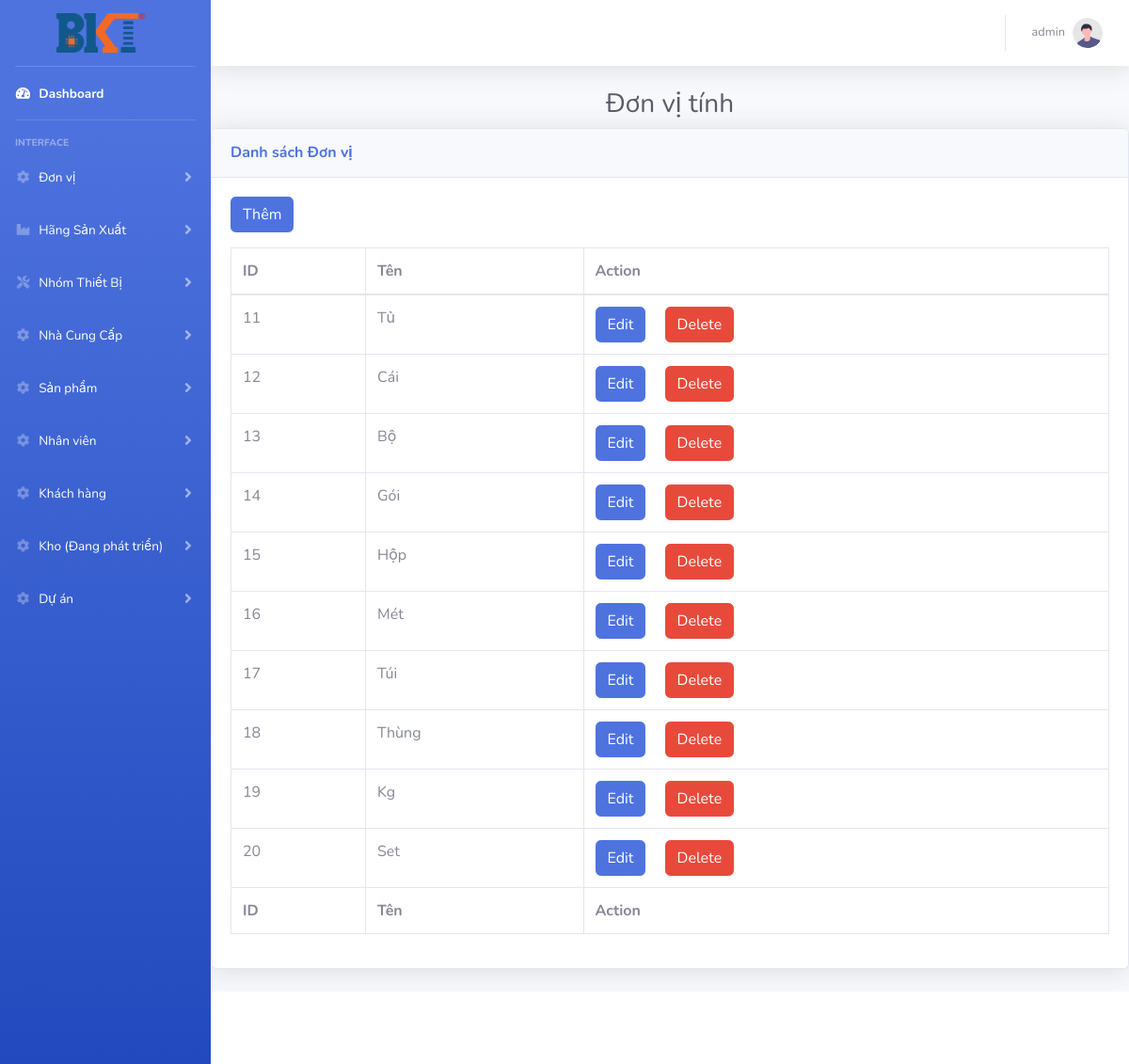
Screenshot of /index.php?controller=donvitinh (signed in) with the database file from the repository.
### tables this page shows
CREATE TABLE `donvitinh` (
  `Id` int(11) NOT NULL,
  `DonVi` varchar(100) DEFAULT NULL
);

### controllers/donvitinh_controller.php (called while the page is built, shortened)
<?php
require_once ('models/donvitinh.php');
class DonViTinhController extends BaseController
{
    public function  index()
    {
        $donvis = DonViTinh::all();
        $data =array('donvi'=> $donvis);
        $this->render('index',$data);
    }
}

### routes.php (called while the page is built, shortened)
<?php
$controller = new $klass;
$controller->$action();

### index.php (called while the page is built, shortened)
<?php
require_once('routes.php');

### models/donvitinh.php (called while the page is built, shortened)
<?php
class DonViTinh{
    function __construct($Id,$DonVi)
    {
        $this->Id = $Id;
        $this->DonVi= $DonVi;
    }
    static function all()
    {
        $list = [];
        $db =DB::getInstance();
        $reg = $db->query('select *from DonViTinh');
        foreach ($reg->fetchAll() as $item){
            $list[] =new DonViTinh($item['Id'],$item['DonVi']);
        }
        return $list;
    }
}

### views/donvitinh/index.php (the view, shortened to what this page needs)
<?php
require_once ('models/donvitinh.php');
?>
<h1 class="h3 mb-2 text-center text-gray-800 ">Đơn vị tính</h1>
<div class="card shadow mb-4">
    <div class="card-header py-3">
        <h6 class="m-0 font-weight-bold text-primary">Danh sách Đơn vị</h6>
    </div>
    <div class="card-body">
        <a href="index.php?controller=donvitinh&action=insert" class="btn btn-primary mb-3">Thêm</a>
        <div class="table-responsive">
            <table class="table table-bordered" id="dataTable" width="100%" cellspacing="0">
                <thead>
                <tr>
                    <th>ID</th>
                    <th>Tên</th>
                    <th>Action</th>
                </tr>
                </thead>
                <tfoot>
                <tr>
                    <th>ID</th>
                    <th>Tên</th>
                    <th>Action</th>
                </tr>
                </tfoot>
                <tbody>
                <?php
                foreach ($donvi as $item){
                    ?>
                    <form method="post">
                        <tr>
                            <td><?= $item->Id   ?></td>
                            <td><?= $item->DonVi?></td>
                            <td>
                            <a  href="index.php?controller=donvitinh&action=edit&id=<?= $item->Id?>"  class='btn btn-primary mr-3'>Edit</a>
                            <button type="submit" name="dele" value="<?= $item->Id ?>"    class='btn btn-danger'>Delete</button>
                    </form>
                    <?php
                }
                ?>
                </tbody>
            </table>
        </div>
    </div>
</div>

### rows the page displays
donvitinh: Id "11", DonVi "Tủ"
donvitinh: Id "12", DonVi "Cái"
donvitinh: Id "13", DonVi "Bộ"
donvitinh: Id "14", DonVi "Gói"
donvitinh: Id "15", DonVi "Hộp"
donvitinh: Id "16", DonVi "Mét"
donvitinh: Id "17", DonVi "Túi"
donvitinh: Id "18", DonVi "Thùng"
donvitinh: Id "19", DonVi "Kg"
donvitinh: Id "20", DonVi "Set"

### other values shown
$_SESSION['username'] "admin"
